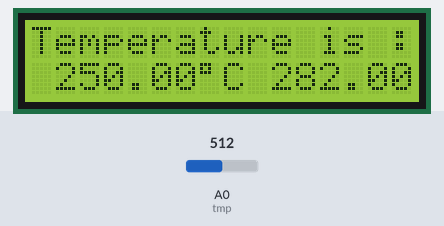
This sketch was run on a simulated Arduino Uno, built with avr-gcc and run on an emulated ATmega328P. Parts: 16×2 character LCD. The inputs (shaded band) are chosen by the test bench; at power-on: A0 (tmp) = 512. What the sketch prints to the serial monitor is not drawn.

Above: at 1.2 s.
1.3 s: A0 (tmp) set to 122
At 4.0 s:
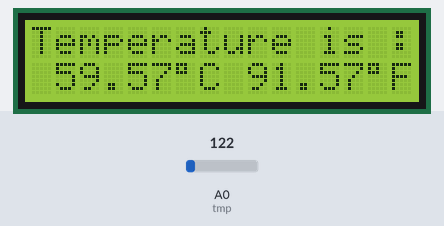
4.5 s: A0 (tmp) set to 22
At 6.5 s:
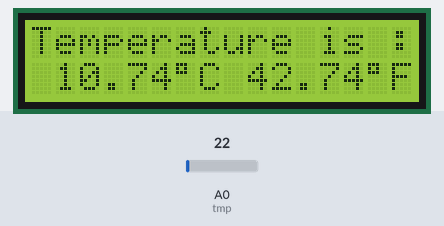
7.0 s: A0 (tmp) set to 18
At 8.8 s:
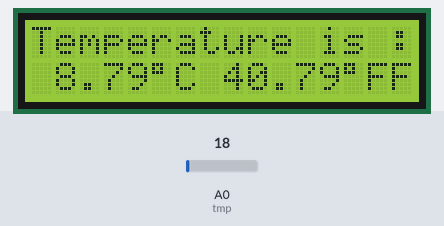
9.6 s: A0 (tmp) set to 306
At 11.3 s:
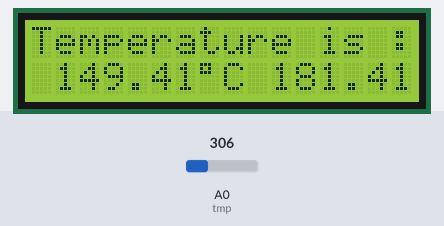
Timing chart, 0 to 12.8 s (numbered marks = the images above; inputs shaded):
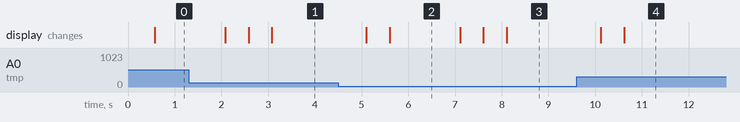

Measured:
- the behaviour switches between 21 and 20 on A0 (tmp) (found by bisection; images 2 and 3)
- after the input at 1.3 s, the display: first changes after 0.78 s (image 1 shows a later state)
- after the input at 4.5 s, the display: first changes after 0.60 s (image 2 shows a later state)
- after the input at 7.0 s, the display: first changes after 0.11 s (image 3 shows a later state)
- after the input at 9.6 s, the display: first changes after 0.52 s (image 4 shows a later state)

The sketch:

lm35_temperature_sensor_data_lcd_display.ino
```cpp
#include<LiquidCrystal.h>

LiquidCrystal lcd(5,6,7,8,9,10);

int tmp = A0;
float value = 0;
float degree = 0;
float fahr = 0;

void setup() {
  // put your setup code here, to run once:
  lcd.begin(16,2);

  pinMode(tmp, INPUT);

  Serial.begin(9600);
}

void loop() {

  value = analogRead(tmp);
  degree = ((5000*value)/1024)/10;
  fahr = degree*(9/5)+32;
  // put your main code here, to run repeatedly:
  lcd.setCursor(0,0);
  lcd.print("Temperature is : ");
  lcd.setCursor(1, 1);
  lcd.print(degree);
  lcd.print((char)223);
  delay(500);
  lcd.print("C ");
  lcd.print(fahr);
  lcd.print((char)223);
  delay(500);
  lcd.print("F");
  //delay(2000);
  //lcd.autoscroll();
  //lcd.clear();
  Serial.println(value);
}
```
